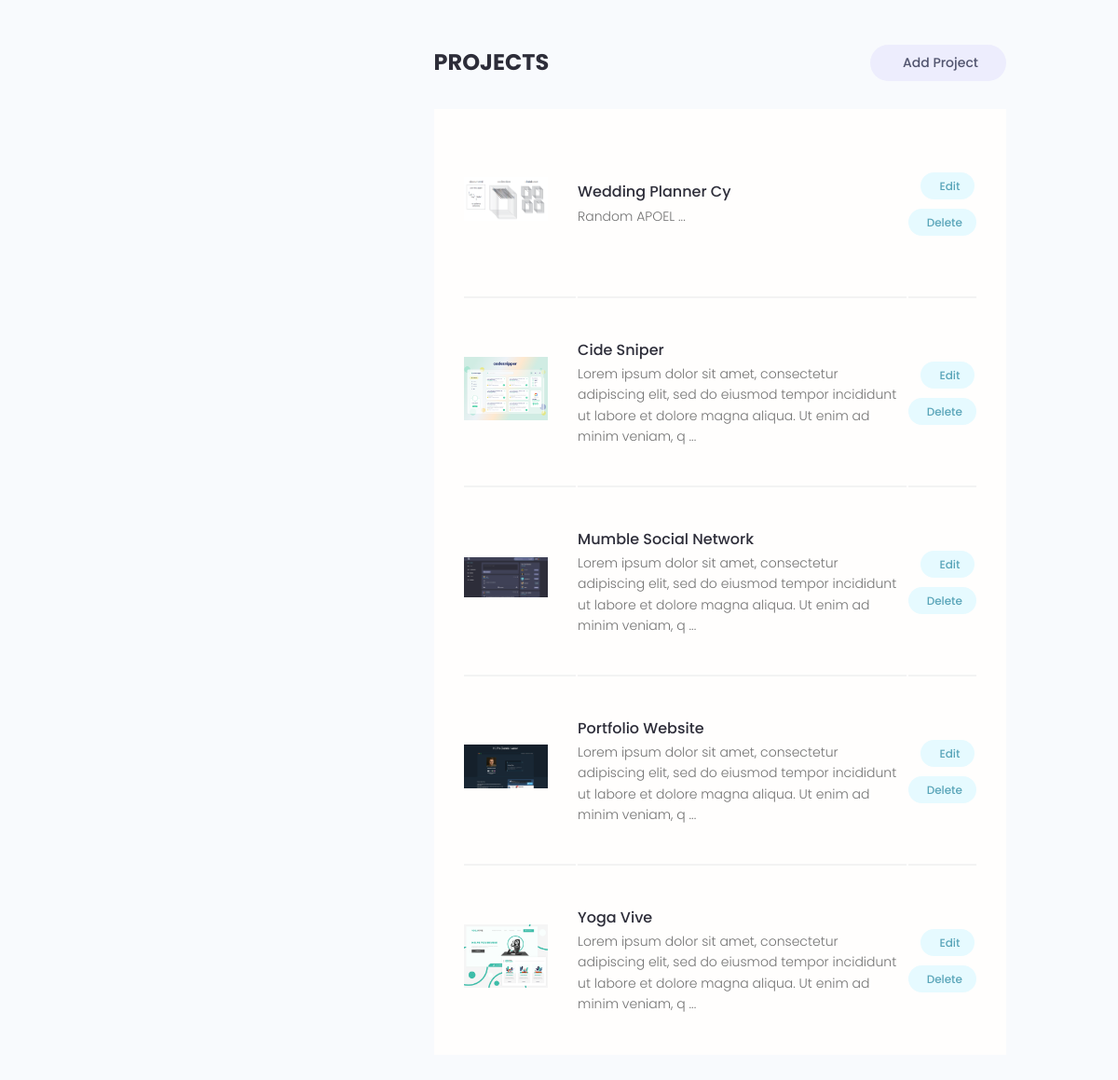
Page /account/ (signed in, lower part) on the earlier database version.
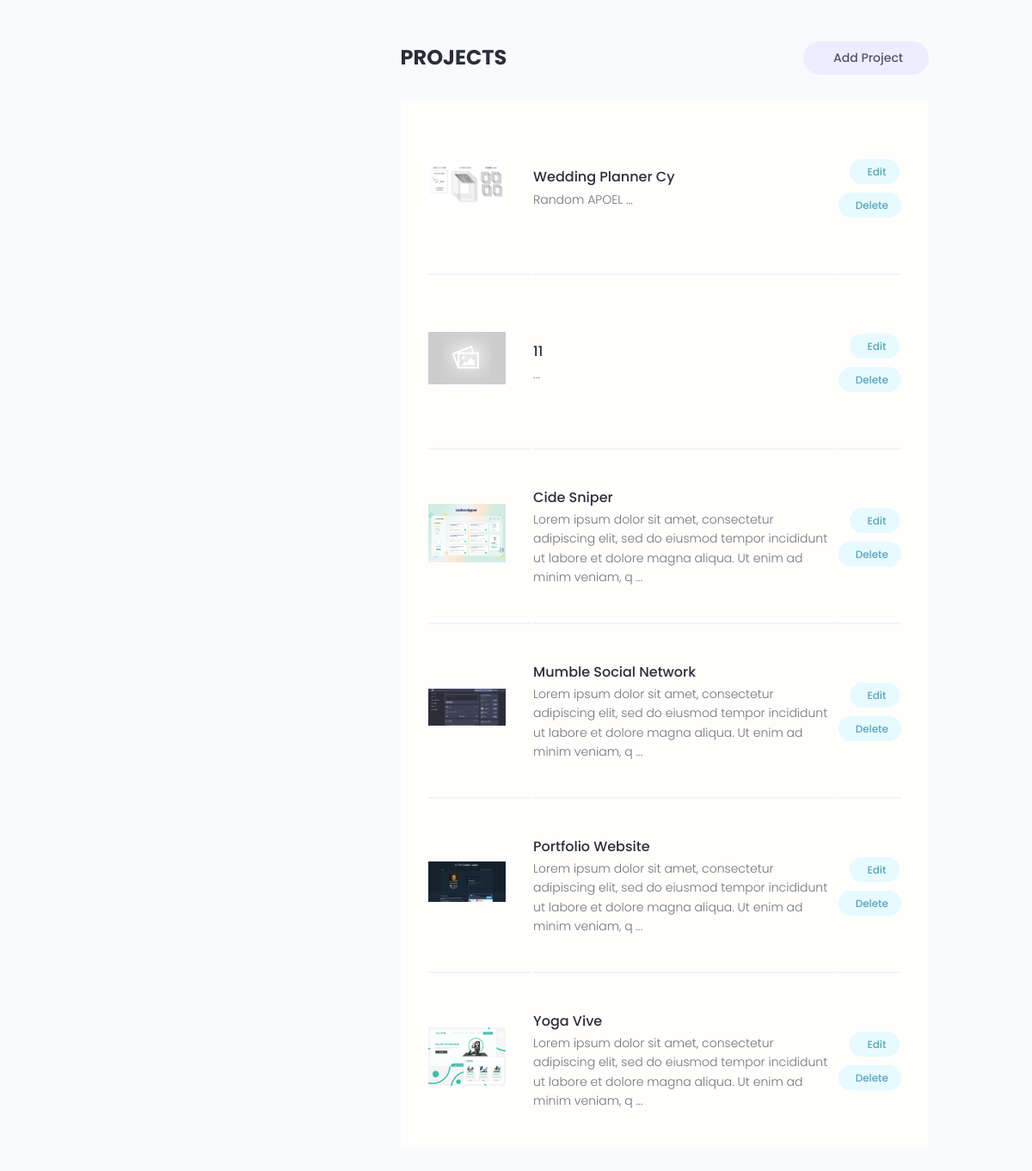
Same page on the later database version.
### projects/models.py (models this page shows, shortened)
class Project(models.Model):
    owner = models.ForeignKey(Profile, null=True, blank=True, on_delete=models.CASCADE) # many to one relationship
    title = models.CharField(max_length=200)
    description = models.TextField(null = True, blank=True) # Can leave it empty (database, django) to know
    featured_image = models.ImageField(
        null=True, blank=True, default="default.jpg")
    demo_link = models.CharField(max_length = 2000, null = True, blank = True)
    source_link = models.CharField(max_length = 2000, null = True, blank = True)
    tags = models.ManyToManyField('Tag', blank = True) # In string to be able to add it
    vote_total = models.IntegerField(default = 0, null = True, blank = True)
    vote_ratio = models.IntegerField(default = 0, null = True, blank = True)
    created = models.DateTimeField(auto_now_add = True)
    id = models.UUIDField(default = uuid.uuid4, unique = True,
                          primary_key = True, editable = False)
    class Meta:
        ordering = ['-vote_ratio', '-vote_total', 'title'] # ordering, use - infront for descending
    @property
    def imageUrl(self):
        try:
            url = self.featured_image.url
        except:
            url = ''
        return url

### users/views.py (the view)
# urls.py: path('account/', views.userAccount, name ="account"),
@login_required(login_url='login')
def userAccount(request):
    profile = request.user.profile # Getting logged in users profile
    skills = profile.skill_set.all()
    projects = profile.project_set.all()
    context = {'profile' : profile, 'skills' : skills, 'projects' : projects}
    return render(request, 'users/account.html', context)

### users/models.py (called while the page is built)
    @property
    def imageUrl(self):
        try:
            url = self.profile_image.url
        except:
            url = ''
        return url

### users/templates/users/account.html (shortened to what this page needs)
{% extends 'main.html' %}
{% block content %}
  <main class="settingsPage profile my-md">
    <div class="container">
      <div class="layout">
        <div class="column column--1of3">
        </div>
        <div class="column column--2of3">
          <div class="settings">
            <h3 class="settings__title">Projects</h3>
            <a class="tag tag--pill tag--sub settings__btn tag--lg" href="{% url 'create-project' %}"> Add Project</a>
          </div>
          <table class="settings__table">
            {% for project in projects %}
            <tr>
              <td class="settings__thumbnail">
                <a href="{% url 'project' project.id %}"><img src="{{ project.imageUrl }}" alt="Project Thumbnail" /></a>
              </td>
              <td class="settings__tableInfo">
                <a href="{% url 'project' project.id %}">{{project.title}}</a>
                <p>
                  {{project.description|slice:"150"}} ...
                </p>
              </td>
              <td class="settings__tableActions">
                <a class="tag tag--pill tag--main settings__btn" href="{% url 'update-project' project.id %}"> Edit</a>
                <a class="tag tag--pill tag--main settings__btn" href="{% url 'delete-project' project.id %}?next=/account">
                  Delete</a>
              </td>
            </tr>
            {% endfor %}
          </table>
        </div>
      </div>
    </div>
  </main>
  {% endblock %}

Differences in the rows shown:
added Project: imageUrl (placeholder picture), title "11"
